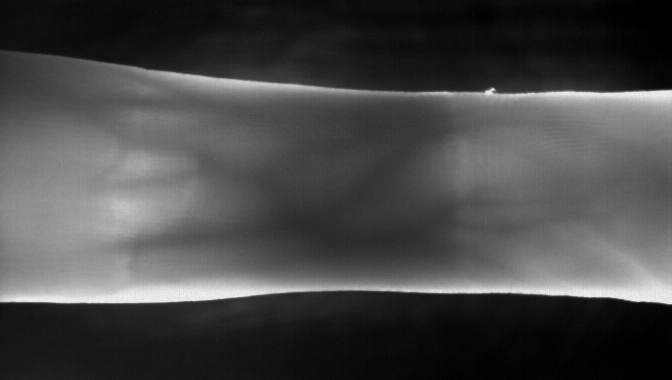
#> input picture images/UTFVP/0003_6_4_120524-161445.png, 672 x 380 px
$ jupyter execute watershed.ipynb
#> lines starting #> are read from the running program, lines starting #| are printed output that depends on the picture; after the words box and inside, x2 and y2 are one past the last pixel; in counts of white or black regions, pixels touching at a corner belong together
[cell 1]
import numpy as np
import cv2
from matplotlib import pyplot as plt

[cell 2]
# Load our Image
img = cv2.imread('images/UTFVP/0003_6_4_120524-161445.png')       # very good
#> img is the input picture: shape (380, 672, 3); min 0, max 248, mean 70.9
img_w_handmade_markers = cv2.imread('images/UTFVP/0003_6_4_120524-161445_markers.jpg')                    # bad
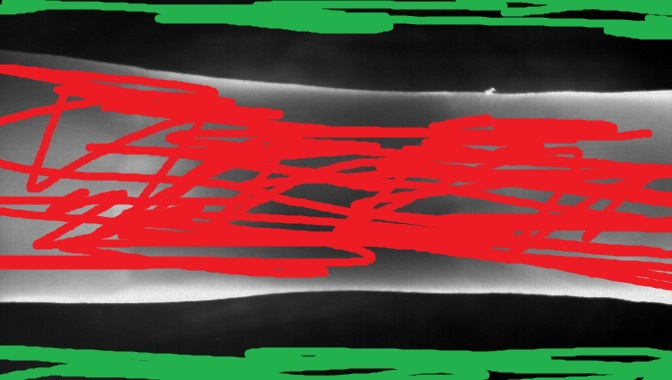
#> input picture images/UTFVP/0003_6_4_120524-161445_markers.jpg, 672 x 380 px
#> img_w_handmade_markers is the input picture: shape (380, 672, 3); mean B, G, R 59.8, 69.4, 115.1
# [14 lines of commented-out code are left out]
plt.imshow(img_w_handmade_markers)

# Convert the image to grayscale
gray = cv2.cvtColor(img,cv2.COLOR_BGR2GRAY)

# Apply a thresholding of the image in order to calculate Markers later
# PARAMETERS: Otsu is not as good as Triangle Thresholding! # cv2.THRESH_OTSU /
# THRES BINARY INV makes a binary image, inverted (foreground and background)
ret, binary_thresh_img = cv2.threshold(gray,0,255,cv2.THRESH_BINARY+cv2.THRESH_TRIANGLE)
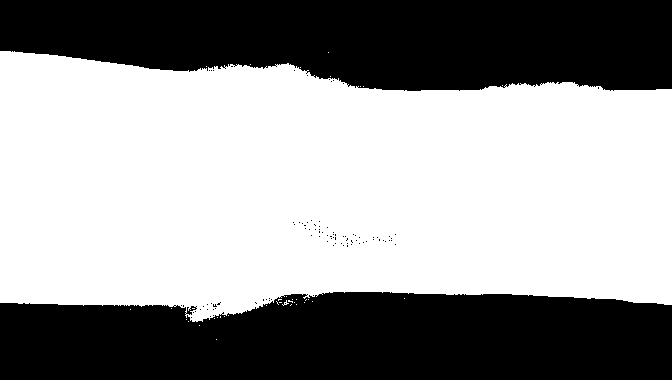
#> binary_thresh_img: shape (380, 672); 59.1% white; 95 black regions (93 under 20 px), largest, box (x1, y1, x2, y2) and area: (0, 292, 672, 380) 53260, (0, 0, 672, 91) 51057
#> ret = 42

[cell 3]
# Display the original Image and the thresholded binary Image
titles = ['Original Image','BINARY']
images = [img, binary_thresh_img]

# Display the original Image and the thresholded binary Image
plt.figure(figsize=(20,10))
for i in range(2):
    plt.subplot(2,3,i+1),plt.imshow(images[i],'gray',vmin=0,vmax=255)
    plt.title(titles[i])
    plt.xticks([]),plt.yticks([])
plt.show()

[cell 4]
# Remove small wihte noise by using a morphological opening.
kernel = np.ones((3,3),np.uint8)
# PARAMETER - opening is the wrong one, closing is Dilation followed by erosion
# eliminates the remaining black pixels inside the foreground
#opening = cv2.morphologyEx(binary_thresh_img,cv2.MORPH_OPEN,kernel, iterations = 20)
closing = cv2.morphologyEx(binary_thresh_img,cv2.MORPH_CLOSE,kernel, iterations = 10)
#> closing: shape (380, 672); 59.6% white; 2 black regions, box (x1, y1, x2, y2) and area: (0, 292, 672, 380) 52553, (0, 0, 672, 90) 50739

# Dilate the foreground some iterations to let the foreground grow and get the sure background
# PARAMETER - ITERATIONS IS A PARAMETER TO CONSIDER
sure_bg = cv2.dilate(closing,kernel,iterations=1)
#> sure_bg: shape (380, 672); 60.1% white; 2 black regions, box (x1, y1, x2, y2) and area: (0, 293, 672, 380) 51783, (0, 0, 672, 89) 49985

#sure_bg = closing
# Finding sure foreground area
# Calculate the distance of the foreground pixels to the background (closest zero pixel)
# The morphologically opened image is used
# L2 Norm is used for distance
# Kernel is 3x3
dist_transform = cv2.distanceTransform(closing,cv2.DIST_L2,3)

# A thresholding, setting every value to WHITE (sure foreground)
# PARAMETER: The thresholding distance value! 0.2 is good, 0.1 is not so good anymore
ret, sure_fg = cv2.threshold(dist_transform,0.2*dist_transform.max(),255,0)
#> sure_fg: shape (380, 672) float32; 46.2% white; 1 white region, box (x1, y1, x2, y2) and area: (0, 76, 672, 297) 118016
#> ret = 24.29

# Finding unknown region
sure_fg = np.uint8(sure_fg)
unknown = cv2.subtract(sure_bg,sure_fg)
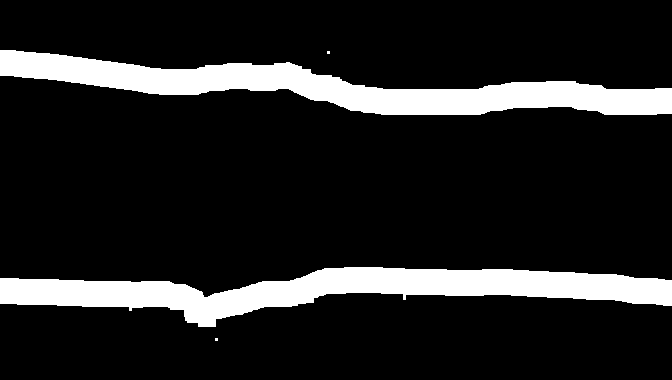
#> unknown: shape (380, 672); 13.9% white; 4 white regions (2 under 20 px), largest, box (x1, y1, x2, y2) and area: (0, 267, 672, 327) 17881, (0, 50, 672, 115) 17677

[cell 5]
# Display the distance trasnformed image, the sure fore and background
titles = ['image after closing', 'distance_transform', 'White region shows sure foreground', 'Black region shows sure background']
images = [closing, dist_transform, sure_fg, sure_bg]

# Display the distance trasnformed image, the sure fore and background
plt.figure(figsize=(20,10))
for i in range(4):
    plt.subplot(2,2,i+1),plt.imshow(images[i],'gray',vmin=0,vmax=255)
    plt.title(titles[i])
    plt.xticks([]),plt.yticks([])
plt.show()

[cell 6]
## THRESHOLDED AND MORPHOLOGICALLY MODDED MARKERS
# Marker labelling
ret, markers = cv2.connectedComponents(sure_fg)
#> ret = 2

# Add one to all labels so that sure background is not 0, but 1
markers = markers+1

# Now, mark the region of unknown with zero
markers[unknown==255] = 0
#> markers: shape (380, 672) int32; 3 distinct labels, from 0 to 2


## HANDDRAWN BACKGROUND MARKERS

# Handmade markers of the two regions
# Take all y and all x, but take only green color - marker color was green
handmade_background_green = img_w_handmade_markers[:,:,1]

# A thresholding, setting every value to WHITE (sure foreground)
# PARAMETER: The thresholding distance value! 0.2 is good, 0.1 is not so good anymore
ret, handmade_bg_binary = cv2.threshold(handmade_background_green, 170,255,cv2.THRESH_BINARY)
#> handmade_bg_binary: shape (380, 672); 14.2% white; 12 white regions (3 under 20 px), largest, box (x1, y1, x2, y2) and area: (0, 347, 672, 380) 15123, (0, 0, 672, 38) 10617, (0, 272, 327, 303) 4981

# Remove small wihte noise by using a morphological opening.
kernel = np.ones((3,3),np.uint8)
# PARAMETER - opening is the wrong one, closing is Dilation followed by erosion
# eliminates the remaining black pixels inside the foreground
#opening = cv2.morphologyEx(binary_thresh_img,cv2.MORPH_OPEN,kernel, iterations = 20)
handmade_bg_binary_closed = cv2.morphologyEx(handmade_bg_binary,cv2.MORPH_CLOSE,kernel, iterations = 30)
#> handmade_bg_binary_closed: shape (380, 672); 37.3% white; 2 white regions, box (x1, y1, x2, y2) and area: (0, 205, 672, 380) 64950, (0, 0, 672, 108) 30203

# Marker labelling
ret, handmade_markers_bg = cv2.connectedComponents(handmade_bg_binary_closed)
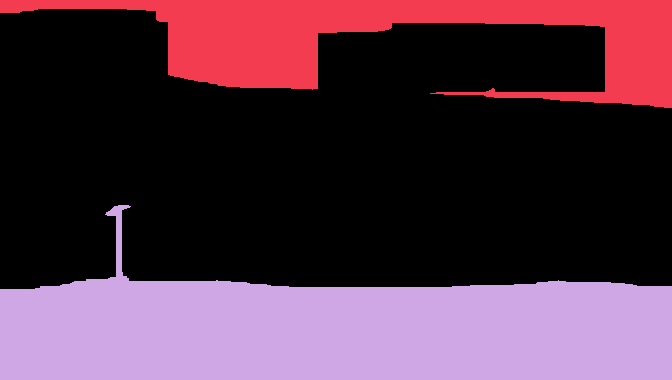
#> handmade_markers_bg: shape (380, 672) int32; 3 distinct labels, from 0 to 2; one colour per label, 0 black
#> ret = 3

# Add one to all labels so that sure background is not 0, but 1
handmade_markers_bg = handmade_markers_bg+1
#> handmade_markers_bg: shape (380, 672) int32; 3 distinct labels, from 1 to 3

# Now, mark the region of unknown with zero
handmade_markers_bg[unknown==255] = 0
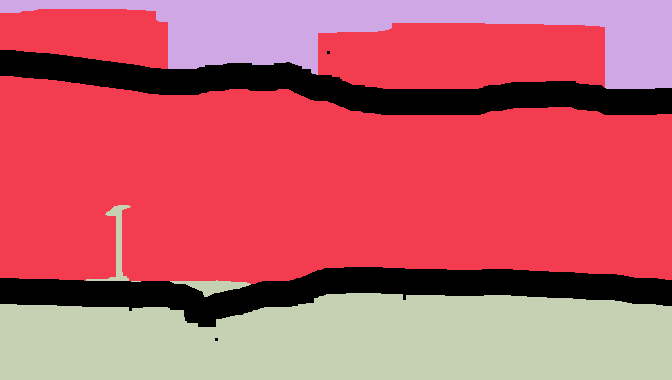
#> handmade_markers_bg: shape (380, 672) int32; 4 distinct labels, from 0 to 3; one colour per label, 0 black


## HANDDRAWN FOREGROUND MARKERS

# Take all y and all x, but take only green red - marker color was red
handmade_foreground_red = img_w_handmade_markers[:,:,2]

# A thresholding, setting every value to WHITE (sure foreground)
# PARAMETER: The thresholding distance value! 0.2 is good, 0.1 is not so good anymore
ret, handmade_fg_binary = cv2.threshold(handmade_foreground_red, 225,255,cv2.THRESH_BINARY)
#> handmade_fg_binary: shape (380, 672); 25.2% white; 41 white regions (33 under 20 px), largest, box (x1, y1, x2, y2) and area: (0, 66, 672, 289) 61670, (14, 289, 257, 303) 1566, (572, 285, 672, 304) 726

# Remove small wihte noise by using a morphological opening.
kernel = np.ones((3,3),np.uint8)
# PARAMETER - opening is the wrong one, closing is Dilation followed by erosion
# eliminates the remaining black pixels inside the foreground
#opening = cv2.morphologyEx(binary_thresh_img,cv2.MORPH_OPEN,kernel, iterations = 20)
handmade_fg_binary_closed = cv2.morphologyEx(handmade_fg_binary,cv2.MORPH_CLOSE,kernel, iterations = 30)
#> handmade_fg_binary_closed: shape (380, 672); 49.6% white; 1 white region, box (x1, y1, x2, y2) and area: (0, 66, 672, 304) 126662

# Marker labelling
ret, handmade_markers_fg = cv2.connectedComponents(handmade_fg_binary_closed)
#> ret = 2

# Add one to all labels so that sure background is not 0, but 1
handmade_markers_fg = handmade_markers_fg+1

# Now, mark the region of unknown with zero
handmade_markers_fg[unknown==255] = 0
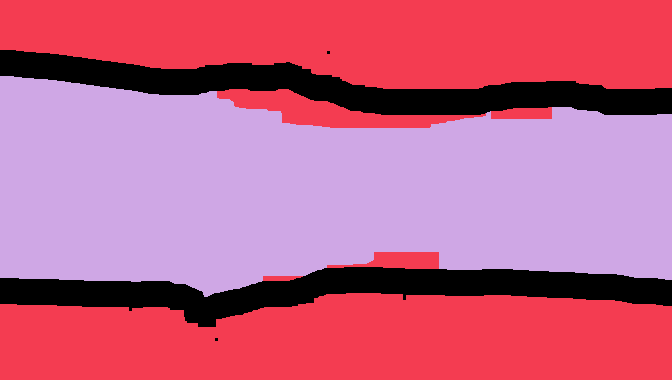
#> handmade_markers_fg: shape (380, 672) int32; 3 distinct labels, from 0 to 2; one colour per label, 0 black


plt.figure(figsize=(15,15))
plt.subplot(3,3,1),plt.imshow(handmade_fg_binary, 'gray')
plt.title('Handmade Foreground Markers - Binary')
plt.subplot(3,3,2),plt.imshow(handmade_bg_binary, 'gray')
plt.title('Handmade Background Markers - Binary')
plt.subplot(3,3,3),plt.imshow(handmade_fg_binary_closed, 'gray')
plt.title('Handmade Foreground Markers after Closing - Binary')
plt.subplot(3,3,4),plt.imshow(handmade_bg_binary_closed, 'gray')
plt.title('Handmade Background Markers after Closing - Binary')

[cell 7]
plt.figure(figsize=(15,15))
plt.subplot(3,3,1),plt.imshow(img, vmin=0)
plt.title('Original Image')
plt.subplot(3,3,2),plt.imshow(img_w_handmade_markers)
plt.title('Original Image with handdrawn markers')
plt.subplot(3,3,3),plt.imshow(markers, vmin=0,vmax=markers.max())
plt.title('Markers by thresholding')
plt.subplot(3,3,4),plt.imshow(handmade_markers_fg, vmin=0,vmax=handmade_markers_fg.max())
plt.title('Handdrawn red markers - foreground')
plt.subplot(3,3,5),plt.imshow(handmade_markers_bg, vmin=0,vmax=handmade_markers_bg.max())
plt.title('Handdrawn green markers - background')

plt.show()
#> figure, not shown here; B, G, R data is drawn as R, G, B

[cell 8]
# Display the original Image and the thresholded binary Image
plt.figure(figsize=(20,10))

img2 = img.copy()

# Use the watershed algorithm with our custom markers
markers = cv2.watershed(img,markers)
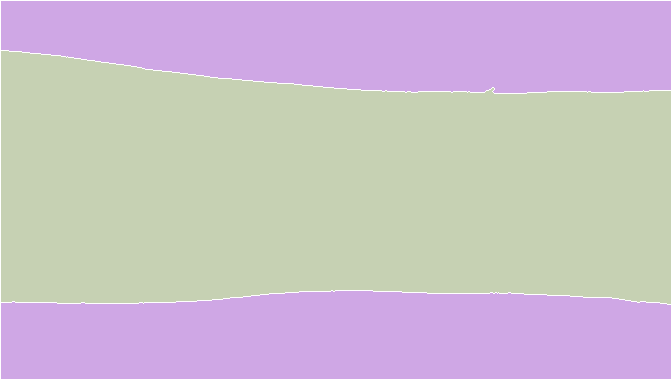
#> markers: shape (380, 672) int32; 3 distinct labels, from -1 to 2; one colour per label, 0 black, -1 white
handmade_markers = cv2.watershed(img2,handmade_markers_fg)
#> handmade_markers: shape (380, 672) int32; 3 distinct labels, from -1 to 2

# red color for the markers
img[markers == -1] = [0,255,0]
#> img: shape (380, 672, 3); 1.35% of pixels changed, all inside (x1, y1, x2, y2) = (0, 0, 672, 380)
img2[handmade_markers == -1] = [255,0,0]

gray = cv2.cvtColor(img2,cv2.COLOR_BGR2GRAY)
edges = cv2.Canny(gray,50,150,apertureSize = 3)
#> edges: shape (380, 672); 1.8% white in thin lines or dots

lines = cv2.HoughLines(edges,1,np.pi/180,200)
#> lines = [[1, 1.57], [670, 0], [378, 1.57], [1, 0]]

for rho,theta in lines[0]:
    a = np.cos(theta)
    b = np.sin(theta)
    x0 = a*rho
    y0 = b*rho
    x1 = int(x0 + 1000*(-b))
    y1 = int(y0 + 1000*(a))
    x2 = int(x0 - 1000*(-b))
    y2 = int(y0 - 1000*(a))
#> this loop made 1 pass
#> (rho, theta, b, x0, y0, x1, y1, x2) on pass 1: (1, 1.57, 1, -4.37e-08, 1, -1000, 0, 999)

cv2.line(img2,(x1,y1),(x2,y2),(0,0,255),2)
#> img2: shape (380, 672, 3); mean B, G, R 72.8, 69.9, 71.6

plt.subplot(2,2,1),plt.imshow(img,'gray',vmin=0,vmax=255)
plt.subplot(2,2,2),plt.imshow(markers, vmin=0,vmax=handmade_markers_bg.max())
plt.subplot(2,2,3),plt.imshow(img2,vmin=0,vmax=255)
plt.subplot(2,2,4),plt.imshow((handmade_markers == -1), vmin=0,vmax=handmade_markers_bg.max())

i+=1

plt.show()
#> figure, not shown here; B, G, R data is drawn as R, G, B

[cell 9]
vertical = True

#img = cv2.imread('images/UTFVP/0001_4_3_120523-100811 (1).png')# vertical = False
img = cv2.imread('images/FV-USM/047_1 (4).jpg')# vertical = True
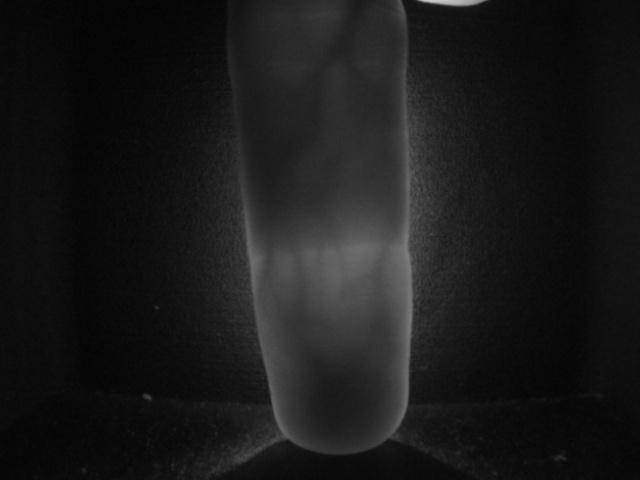
#> input picture images/FV-USM/047_1 (4).jpg, 640 x 480 px
#> img is the input picture: shape (480, 640, 3); min 2, max 204, mean 25.4
gray = cv2.cvtColor(img,cv2.COLOR_BGR2GRAY)
#> gray: shape (480, 640)
edges = cv2.Canny(gray,50,150,apertureSize = 3)
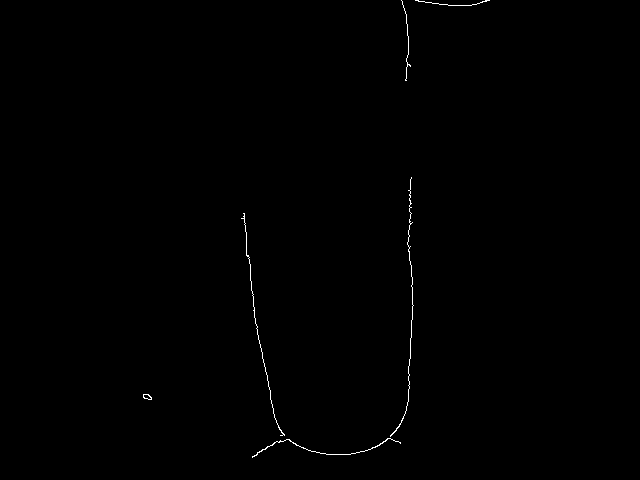
#> edges: shape (480, 640); 0.29% white in thin lines or dots, all inside (x1, y1, x2, y2) = (143, 0, 490, 458)

#plt.imshow(edges)

gray = cv2.cvtColor(img,cv2.COLOR_BGR2GRAY)
edges = cv2.Canny(gray,50,150,apertureSize = 3)

minLineLength = 100
maxLineGap = 10

#marker_image = np.zeros((img.shape[0],img.shape[1],3), np.uint8)
#marker_image = cv2.cvtColor(marker_image,cv2.COLOR_BGR2GRAY)
#marker_image[markers == -1] = [255]


lines = cv2.HoughLinesP(edges,1,np.pi/180,5,minLineLength,maxLineGap)
#> lines = [[412, 316, 412, 306], [408, 54, 408, 36], [243, 213, 245, 223], [406, 67, 406, 78], [410, 358, 410, 338], [408, 389, 408, 401], [412, 287, 412, 302], [410, 189, 410, 179], [455, 5, 466, 5], [411, 276, 411, 265], [407, 34, 407, 24]]
line_image = np.zeros((img.shape[0],img.shape[1],3), np.uint8)
line_image = cv2.cvtColor(line_image,cv2.COLOR_BGR2GRAY)

for line in lines:
    for x1,y1,x2,y2 in line:
         cv2.line(line_image,(x1,y1),(x2,y2),(255,255,255),2)
#> this loop made 11 passes
#> line_image: shape (480, 640); 0.15% white; 10 white regions, largest, box (x1, y1, x2, y2) and area: (406, 23, 410, 56) 94, (409, 337, 412, 360) 65, (411, 286, 414, 304) 50

if vertical:
    # horizontal kernel
    kernel = np.ones((20,1), np.uint8)
else:
    # vertical kernel
    kernel = np.ones((1,20), np.uint8)

d_im = cv2.dilate(line_image, kernel, iterations=35)
#> d_im: shape (480, 640); 3.8% white; 3 white regions, box (x1, y1, x2, y2) and area: (454, 0, 468, 357) 4996, (405, 0, 414, 480) 4219, (242, 0, 247, 480) 2400
line_image2 = cv2.erode(d_im, kernel, iterations=80)
#> line_image2: shape (480, 640); 1.9% white; 2 white regions, box (x1, y1, x2, y2) and area: (407, 0, 414, 480) 3360, (242, 0, 247, 480) 2400
img[line_image2 == 255] = [255,0,0]
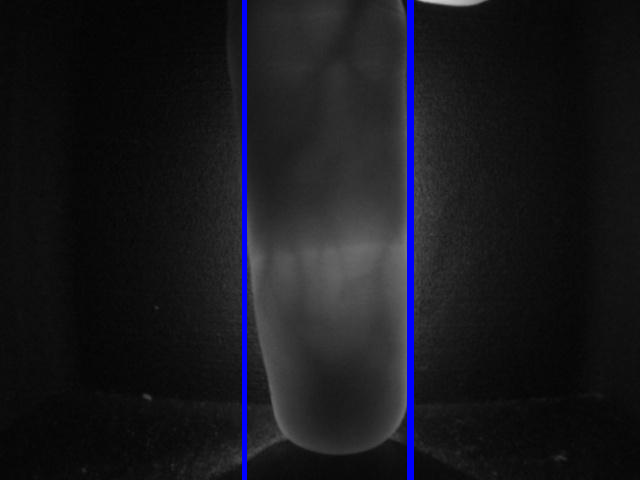
#> img: shape (480, 640, 3); 1.88% of pixels changed, all inside (x1, y1, x2, y2) = (242, 0, 414, 480)

#plt.imshow(img)
plt.figure(figsize=(25,25))
#plt.imshow(line_image)
#plt.subplot(2,2,1),plt.imshow(marker_image)
#plt.title('Watershed Segmentation')
plt.subplot(2,2,2),plt.imshow(line_image)
plt.title('Line Detection')
plt.subplot(2,2,3),plt.imshow(line_image2)
plt.title('Dilation / Erosion')
plt.subplot(2,2,4),plt.imshow(img)
plt.title('With lines')
#> figure, not shown here; B, G, R data is drawn as R, G, B
